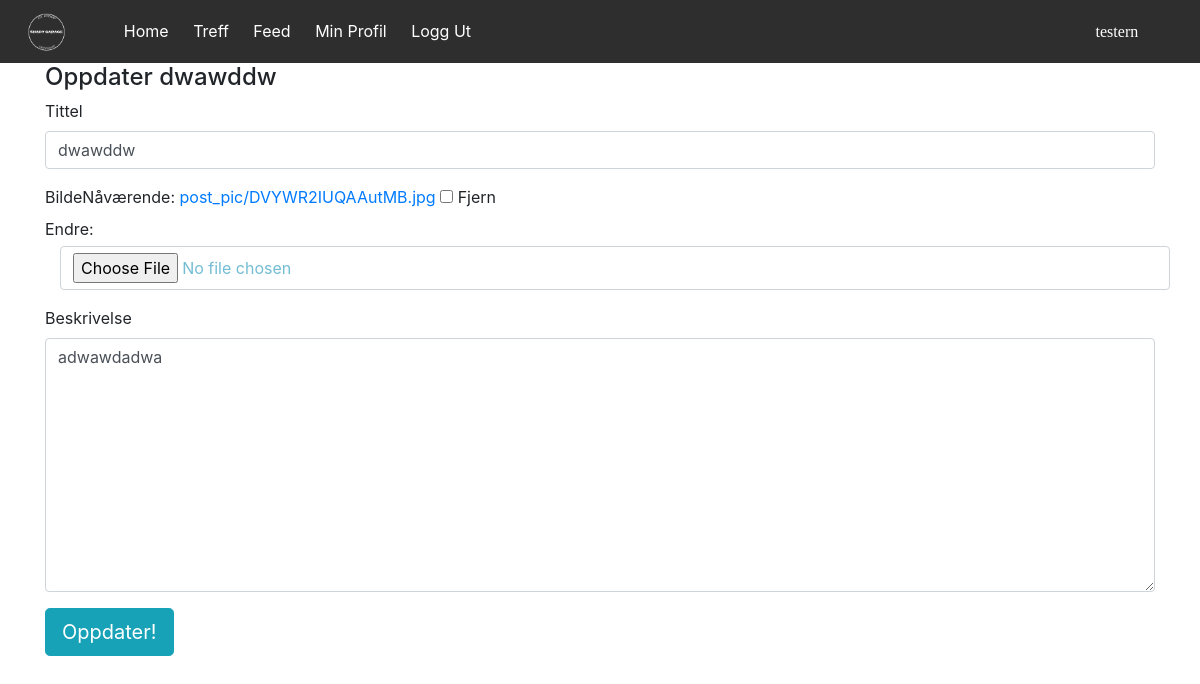
The page /posts/shady/dwawddw/update/ (signed in) on the database as committed earlier.
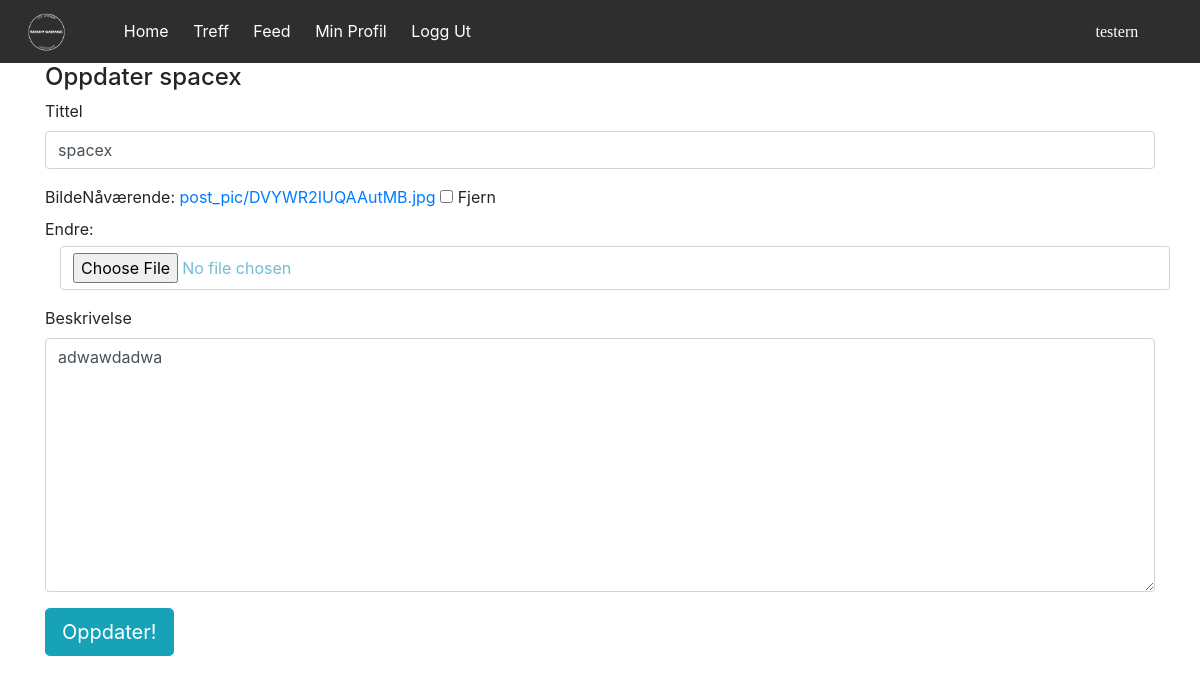
The same page on the database as committed later.
### posts/models.py (models this page shows, shortened)
class Post(models.Model):
    user_fk = models.ForeignKey(User, related_name = "user_posting")
    post_title = models.CharField(max_length = 100)
    post_image = models.ImageField(upload_to="post_pic", blank = True)
    post_description = models.TextField(max_length = 255, blank = True)
    post_likes = models.ManyToManyField(auth.models.User, blank = True, related_name = "post_likes")
    post_created = models.DateTimeField(auto_now_add = True)
    slug = models.SlugField(unique = True)
    objects = PostManager()
    class Meta:
        ordering = ['-post_created']

### posts/views.py (the view, shortened to what this page needs)
# urls.py: url(r'^shady/(?P<slug>[-\w]+)/update/$', views.PostUpdateView.as_view(), name="post_update"),
class PostUpdateView(LoginRequiredMixin, UpdateView):
    queryset = models.Post.objects.all()
    form_class = forms.PostForm
    template_name = "posts/post_update.html"

### posts/forms.py (shortened to what this page needs)
class PostForm(forms.ModelForm):
    class Meta():
        model = models.Post
        fields = ('post_title', 'post_image', 'post_description')
    def __init__(self, *args, **kwargs):
        super().__init__(*args, **kwargs)
        self.fields['post_title'].label = "Tittel"
        self.fields['post_image'].label = "Bilde"
        self.fields['post_description'].label = "Beskrivelse"

### posts/templates/posts/post_update.html (shortened to what this page needs)
{% extends "base.html" %}
{% load bootstrap3 %}
{% block body %}
   <div class="container">
    <form method="post" enctype="multipart/form-data">
      <h4> Oppdater {{post.post_title}} </h4>
      {% bootstrap_form form%}
      <input type="submit" class="btn btn-info btn-lg" value="Oppdater!">
    </form>
  </div>
{% endblock %}

Rows that differ between the two databases and show on the page:
changed Post "adwawdadwa": post_title "dwawddw" → "spacex"
